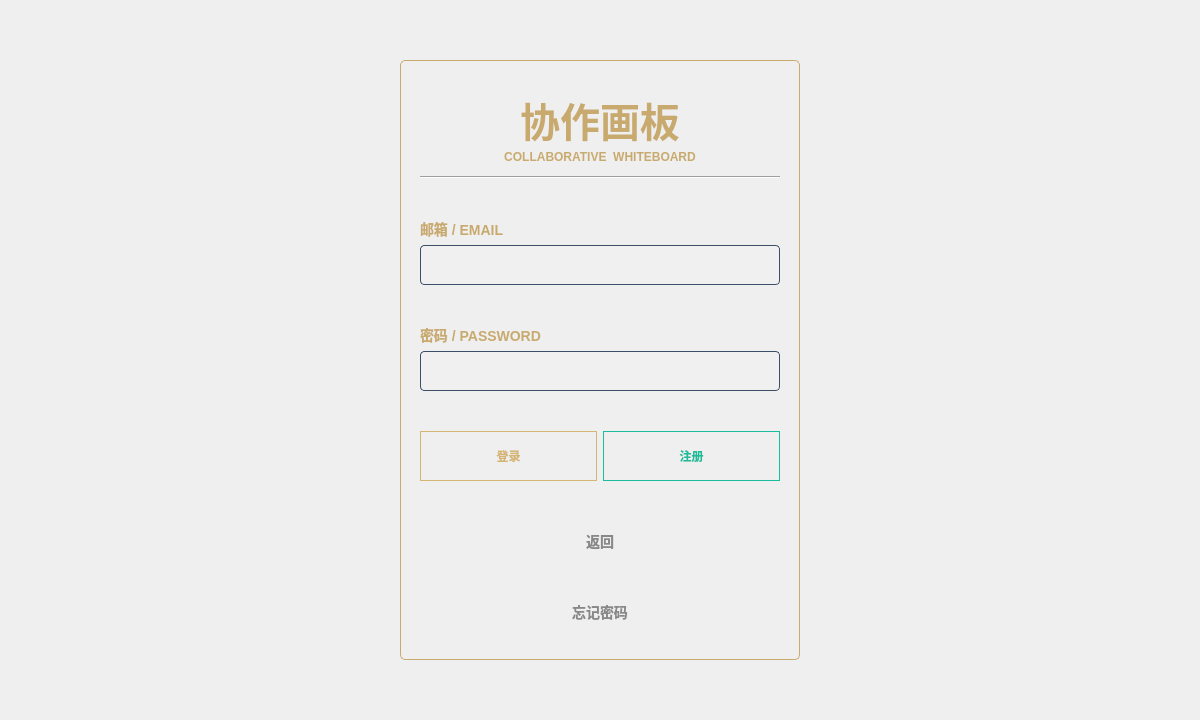
<?xml version="1.0" encoding="UTF-8"?>
<ui version="4.0">
 <class>LoginWidget</class>
 <widget class="QWidget" name="LoginWidget">
  <property name="geometry">
   <rect>
    <x>0</x>
    <y>0</y>
    <width>1200</width>
    <height>720</height>
   </rect>
  </property>
  <property name="minimumSize">
   <size>
    <width>1200</width>
    <height>720</height>
   </size>
  </property>
  <property name="maximumSize">
   <size>
    <width>1200</width>
    <height>720</height>
   </size>
  </property>
  <property name="windowTitle">
   <string>Form</string>
  </property>
  <layout class="QGridLayout" name="gridLayout">
   <item row="0" column="1">
    <spacer name="verticalSpacer">
     <property name="orientation">
      <enum>Qt::Vertical</enum>
     </property>
     <property name="sizeType">
      <enum>QSizePolicy::Expanding</enum>
     </property>
     <property name="sizeHint" stdset="0">
      <size>
       <width>20</width>
       <height>42</height>
      </size>
     </property>
    </spacer>
   </item>
   <item row="1" column="0">
    <spacer name="horizontalSpacer">
     <property name="orientation">
      <enum>Qt::Horizontal</enum>
     </property>
     <property name="sizeType">
      <enum>QSizePolicy::Expanding</enum>
     </property>
     <property name="sizeHint" stdset="0">
      <size>
       <width>382</width>
       <height>20</height>
      </size>
     </property>
    </spacer>
   </item>
   <item row="1" column="1">
    <widget class="QWidget" name="widget" native="true">
     <property name="minimumSize">
      <size>
       <width>400</width>
       <height>600</height>
      </size>
     </property>
     <property name="maximumSize">
      <size>
       <width>400</width>
       <height>600</height>
      </size>
     </property>
     <property name="styleSheet">
      <string notr="true">#widget{	
	border: 1px solid #C8AA6E;      
	font-family: 'Microsoft YaHei';
	border-radius: 5px;
}</string>
     </property>
     <layout class="QVBoxLayout" name="verticalLayout_4">
      <property name="leftMargin">
       <number>20</number>
      </property>
      <property name="topMargin">
       <number>0</number>
      </property>
      <property name="rightMargin">
       <number>20</number>
      </property>
      <property name="bottomMargin">
       <number>0</number>
      </property>
      <item>
       <layout class="QVBoxLayout" name="verticalLayout">
        <item>
         <widget class="QLabel" name="draw_label">
          <property name="minimumSize">
           <size>
            <width>0</width>
            <height>50</height>
           </size>
          </property>
          <property name="maximumSize">
           <size>
            <width>16777215</width>
            <height>50</height>
           </size>
          </property>
          <property name="styleSheet">
           <string notr="true">	border: none;      
   	color: #C8AA6E;
	font-size: 40px;
	font-weight: bold;
	font-family: 'Microsoft YaHei';</string>
          </property>
          <property name="text">
           <string>协作画板</string>
          </property>
          <property name="alignment">
           <set>Qt::AlignCenter</set>
          </property>
         </widget>
        </item>
        <item>
         <widget class="QLabel" name="draw_label_en">
          <property name="minimumSize">
           <size>
            <width>0</width>
            <height>20</height>
           </size>
          </property>
          <property name="maximumSize">
           <size>
            <width>16777215</width>
            <height>20</height>
           </size>
          </property>
          <property name="styleSheet">
           <string notr="true">	border: none;      
   	color: #C8AA6E;
	font-size: 12px;
	font-weight: bold;
	font-family: 'Microsoft YaHei';</string>
          </property>
          <property name="text">
           <string>COLLABORATIVE  WHITEBOARD</string>
          </property>
          <property name="alignment">
           <set>Qt::AlignHCenter|Qt::AlignTop</set>
          </property>
         </widget>
        </item>
        <item>
         <widget class="Line" name="line">
          <property name="styleSheet">
           <string notr="true">/* 水平线 */
QFrame[frameShape=&quot;4&quot;] {
    border: none;
    /* 最后那个数字 120 是透明度(0-255)，越小越淡，看起来越细 */
    background-color: rgba(200, 170, 110, 120); 
    max-height: 1px;     /* 物理占用依然是 1px */
    min-height: 1px;
}</string>
          </property>
          <property name="orientation">
           <enum>Qt::Horizontal</enum>
          </property>
         </widget>
        </item>
       </layout>
      </item>
      <item>
       <layout class="QVBoxLayout" name="verticalLayout_2">
        <item>
         <widget class="QLabel" name="email_lbl">
          <property name="minimumSize">
           <size>
            <width>0</width>
            <height>20</height>
           </size>
          </property>
          <property name="maximumSize">
           <size>
            <width>16777215</width>
            <height>20</height>
           </size>
          </property>
          <property name="styleSheet">
           <string notr="true">   	color: #C8AA6E;
	font-size: 14px;
	font-weight: bold;
	font-family: 'Microsoft YaHei';</string>
          </property>
          <property name="text">
           <string>邮箱 / EMAIL</string>
          </property>
         </widget>
        </item>
        <item>
         <widget class="QLineEdit" name="email_edit">
          <property name="minimumSize">
           <size>
            <width>0</width>
            <height>40</height>
           </size>
          </property>
          <property name="maximumSize">
           <size>
            <width>16777215</width>
            <height>40</height>
           </size>
          </property>
          <property name="styleSheet">
           <string notr="true">QLineEdit {
    background-color: rgba(255, 255, 255, 0.05); /* 极淡的白色透明背景 */
    border: 1px solid #3d4f68;                   /* 蓝灰色边框 */
    border-radius: 4px;                          /* 轻微圆角 */
    padding: 8px 10px;                           /* 内部文字间距 */
    color: #cccccc;                              /* 输入文字颜色：浅灰 */
    font-family: &quot;Microsoft YaHei&quot;;
    font-size: 14px;
    selection-background-color: #d4b574;         /* 选中文字背景色：金色 */
}

/* 输入框获得焦点时 */
QLineEdit:focus {
    border: 1px solid #d4b574; /* 获得焦点变金色边框 */
    background-color: rgba(255, 255, 255, 0.08);
}</string>
          </property>
         </widget>
        </item>
       </layout>
      </item>
      <item>
       <layout class="QVBoxLayout" name="verticalLayout_3">
        <item>
         <widget class="QLabel" name="password_lbl">
          <property name="minimumSize">
           <size>
            <width>0</width>
            <height>20</height>
           </size>
          </property>
          <property name="maximumSize">
           <size>
            <width>16777215</width>
            <height>20</height>
           </size>
          </property>
          <property name="styleSheet">
           <string notr="true">   	color: #C8AA6E;
	font-size: 14px;
	font-weight: bold;
	font-family: 'Microsoft YaHei';</string>
          </property>
          <property name="text">
           <string>密码 / PASSWORD</string>
          </property>
         </widget>
        </item>
        <item>
         <widget class="QLineEdit" name="password_edit">
          <property name="minimumSize">
           <size>
            <width>0</width>
            <height>40</height>
           </size>
          </property>
          <property name="maximumSize">
           <size>
            <width>16777215</width>
            <height>40</height>
           </size>
          </property>
          <property name="styleSheet">
           <string notr="true">QLineEdit {
    background-color: rgba(255, 255, 255, 0.05); /* 极淡的白色透明背景 */
    border: 1px solid #3d4f68;                   /* 蓝灰色边框 */
    border-radius: 4px;                          /* 轻微圆角 */
    padding: 8px 10px;                           /* 内部文字间距 */
    color: #cccccc;                              /* 输入文字颜色：浅灰 */
    font-family: &quot;Microsoft YaHei&quot;;
    font-size: 14px;
    selection-background-color: #d4b574;         /* 选中文字背景色：金色 */
}

/* 输入框获得焦点时 */
QLineEdit:focus {
    border: 1px solid #d4b574; /* 获得焦点变金色边框 */
    background-color: rgba(255, 255, 255, 0.08);
}</string>
          </property>
         </widget>
        </item>
       </layout>
      </item>
      <item>
       <layout class="QHBoxLayout" name="horizontalLayout">
        <item>
         <widget class="QPushButton" name="login_btn">
          <property name="minimumSize">
           <size>
            <width>0</width>
            <height>50</height>
           </size>
          </property>
          <property name="maximumSize">
           <size>
            <width>16777215</width>
            <height>50</height>
           </size>
          </property>
          <property name="styleSheet">
           <string notr="true">QPushButton#login_btn {
    border: 1px solid #d4b574;  /* 金色边框 */
    color: #d4b574;             /* 金色文字 */
	font-weight: bold;
}

QPushButton#login_btn:hover {
    background-color: rgba(212, 181, 116, 0.1); /* 悬停时微亮 */
    border: 1px solid #ead095;
	font-weight: bold;
}

QPushButton#login_btn:pressed {
    background-color: rgba(212, 181, 116, 0.2); /* 按下效果 */
    padding-top: 1px; /* 模拟按压位移 */
    padding-left: 1px;
	font-weight: bold;
}</string>
          </property>
          <property name="text">
           <string>登录</string>
          </property>
         </widget>
        </item>
        <item>
         <widget class="QPushButton" name="register_btn">
          <property name="minimumSize">
           <size>
            <width>0</width>
            <height>50</height>
           </size>
          </property>
          <property name="maximumSize">
           <size>
            <width>16777215</width>
            <height>50</height>
           </size>
          </property>
          <property name="styleSheet">
           <string notr="true">QPushButton#register_btn {
    border: 1px solid #1abc9c;  /* 青色边框 */
    color: #1abc9c;             /* 青色文字 */
	font-weight: bold;
}

QPushButton#register_btn:hover {
    background-color: rgba(26, 188, 156, 0.1); /* 悬停微亮 */
    border: 1px solid #3de3c2;
	font-weight: bold;
}

QPushButton#register_btn:pressed {
    background-color: rgba(26, 188, 156, 0.2);
    padding-top: 1px;
    padding-left: 1px;
	font-weight: bold;
}</string>
          </property>
          <property name="text">
           <string>注册</string>
          </property>
         </widget>
        </item>
       </layout>
      </item>
      <item>
       <widget class="QPushButton" name="cannel_btn">
        <property name="minimumSize">
         <size>
          <width>0</width>
          <height>40</height>
         </size>
        </property>
        <property name="maximumSize">
         <size>
          <width>16777215</width>
          <height>40</height>
         </size>
        </property>
        <property name="styleSheet">
         <string notr="true">QPushButton#cannel_btn {
    border: none;       /* 无边框 */
    color: #888888;     /* 深灰色文字 */
    font-size: 14px;
    font-weight: normal;
	font-weight: bold;
}

QPushButton#cannel_btn:hover {
    color: #bbbbbb;     /* 悬停变亮灰 */
    text-decoration: underline; /* 悬停加下划线(可选) */
	font-weight: bold;
}

QPushButton#cannel_btn:pressed {
    color: #d4b574;     /* 按下变金色 */
	font-weight: bold;
}</string>
        </property>
        <property name="text">
         <string>返回</string>
        </property>
       </widget>
      </item>
      <item>
       <widget class="QPushButton" name="reset_btn">
        <property name="styleSheet">
         <string notr="true">QPushButton#reset_btn {
    border: none;       /* 无边框 */
    color: #888888;     /* 深灰色文字 */
    font-size: 14px;
    font-weight: normal;
	font-weight: bold;
}

QPushButton#reset_btn:hover {
    color: #bbbbbb;     /* 悬停变亮灰 */
    text-decoration: underline; /* 悬停加下划线(可选) */
	font-weight: bold;
}

QPushButton#reset_btn:pressed {
    color: #d4b574;     /* 按下变金色 */
	font-weight: bold;
}</string>
        </property>
        <property name="text">
         <string>忘记密码</string>
        </property>
       </widget>
      </item>
     </layout>
    </widget>
   </item>
   <item row="1" column="2">
    <spacer name="horizontalSpacer_2">
     <property name="orientation">
      <enum>Qt::Horizontal</enum>
     </property>
     <property name="sizeType">
      <enum>QSizePolicy::Expanding</enum>
     </property>
     <property name="sizeHint" stdset="0">
      <size>
       <width>382</width>
       <height>20</height>
      </size>
     </property>
    </spacer>
   </item>
   <item row="2" column="1">
    <spacer name="verticalSpacer_2">
     <property name="orientation">
      <enum>Qt::Vertical</enum>
     </property>
     <property name="sizeType">
      <enum>QSizePolicy::Expanding</enum>
     </property>
     <property name="sizeHint" stdset="0">
      <size>
       <width>20</width>
       <height>42</height>
      </size>
     </property>
    </spacer>
   </item>
  </layout>
 </widget>
 <resources/>
 <connections/>
</ui>
